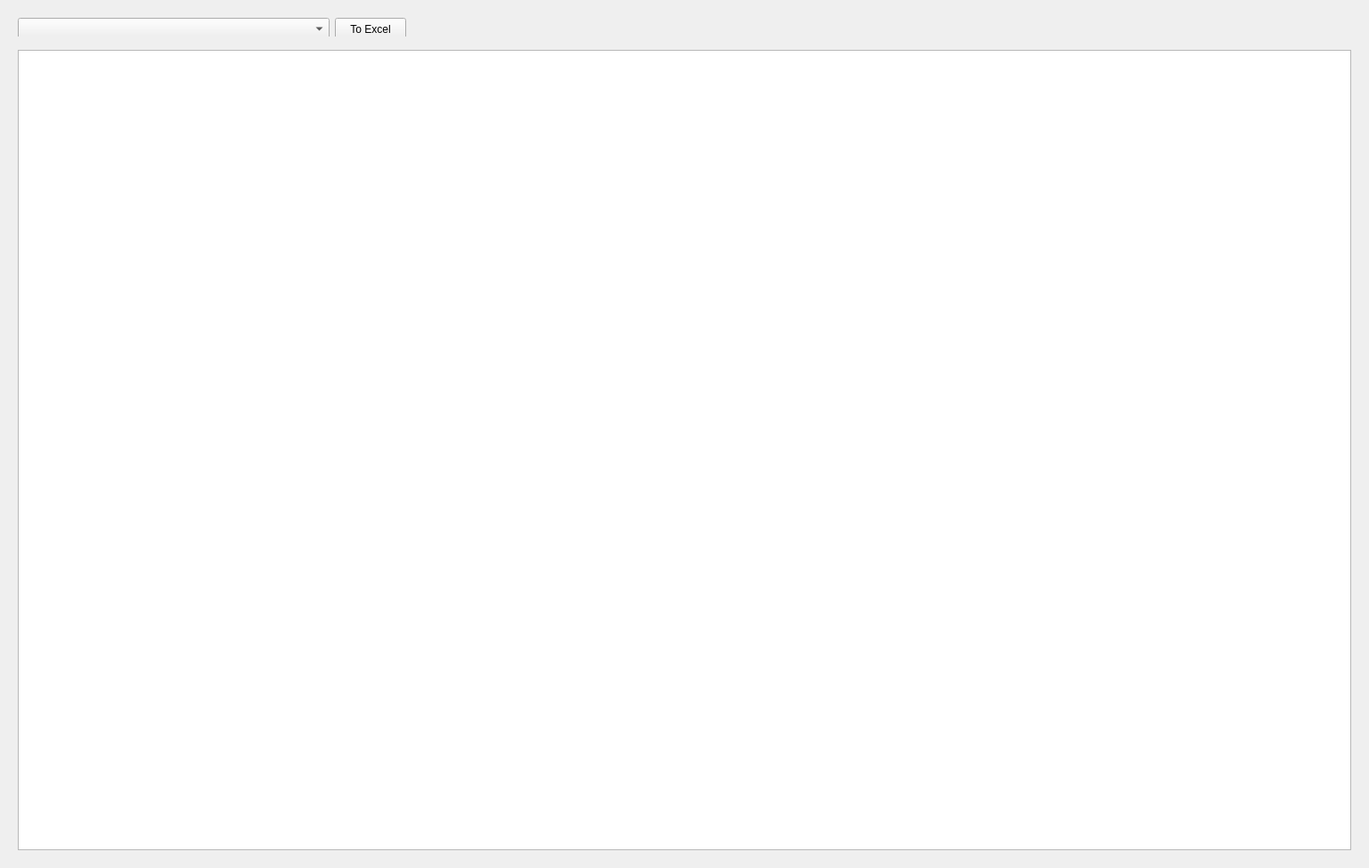
<?xml version="1.0" encoding="UTF-8"?>
<ui version="4.0">
 <class>Form</class>
 <widget class="QWidget" name="Form">
  <property name="geometry">
   <rect>
    <x>0</x>
    <y>0</y>
    <width>1537</width>
    <height>975</height>
   </rect>
  </property>
  <property name="windowTitle">
   <string>Form</string>
  </property>
  <layout class="QVBoxLayout" name="verticalLayout">
   <item>
    <widget class="QWidget" name="widget" native="true">
     <property name="minimumSize">
      <size>
       <width>0</width>
       <height>25</height>
      </size>
     </property>
     <property name="maximumSize">
      <size>
       <width>16777215</width>
       <height>30</height>
      </size>
     </property>
     <layout class="QHBoxLayout" name="horizontalLayout_2">
      <item>
       <widget class="QComboBox" name="comboBox">
        <property name="minimumSize">
         <size>
          <width>350</width>
          <height>25</height>
         </size>
        </property>
        <property name="maximumSize">
         <size>
          <width>350</width>
          <height>16777215</height>
         </size>
        </property>
       </widget>
      </item>
      <item>
       <widget class="QPushButton" name="btnExportExcel">
        <property name="minimumSize">
         <size>
          <width>0</width>
          <height>25</height>
         </size>
        </property>
        <property name="text">
         <string>To Excel</string>
        </property>
       </widget>
      </item>
      <item>
       <spacer name="horizontalSpacer">
        <property name="orientation">
         <enum>Qt::Orientation::Horizontal</enum>
        </property>
        <property name="sizeHint" stdset="0">
         <size>
          <width>40</width>
          <height>20</height>
         </size>
        </property>
       </spacer>
      </item>
     </layout>
    </widget>
   </item>
   <item>
    <widget class="QWidget" name="widget_2" native="true">
     <layout class="QHBoxLayout" name="horizontalLayout">
      <item>
       <widget class="QTableView" name="tableView">
        <property name="font">
         <font>
          <pointsize>8</pointsize>
         </font>
        </property>
        <property name="sortingEnabled">
         <bool>true</bool>
        </property>
       </widget>
      </item>
     </layout>
    </widget>
   </item>
  </layout>
 </widget>
 <resources/>
 <connections/>
</ui>
